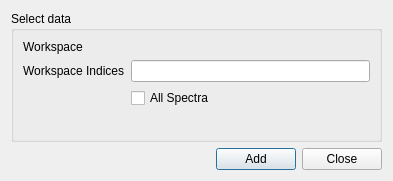
<?xml version="1.0" encoding="UTF-8"?>
<ui version="4.0">
 <class>AddWorkspaceDialog</class>
 <widget class="QDialog" name="AddWorkspaceDialog">
  <property name="geometry">
   <rect>
    <x>0</x>
    <y>0</y>
    <width>393</width>
    <height>181</height>
   </rect>
  </property>
  <property name="windowTitle">
   <string>Indirect Data Selection</string>
  </property>
  <layout class="QVBoxLayout" name="verticalLayout">
   <item>
    <widget class="QGroupBox" name="gbSelectData">
     <property name="title">
      <string>Select data</string>
     </property>
     <layout class="QVBoxLayout" name="verticalLayout_2">
      <item>
       <layout class="QGridLayout" name="loInput">
        <item row="0" column="1">
         <widget class="MantidQt::MantidWidgets::DataSelector" name="dsWorkspace" native="true">
          <property name="ShowGroups" stdset="0">
           <bool>false</bool>
          </property>
          <property name="showLoad" stdset="0">
           <bool>false</bool>
          </property>
          <property name="autoLoad" stdset="0">
           <bool>true</bool>
          </property>
         </widget>
        </item>
        <item row="1" column="0">
         <widget class="QLabel" name="lbWorkspaceIndices">
          <property name="text">
           <string>Workspace Indices</string>
          </property>
         </widget>
        </item>
        <item row="0" column="0">
         <widget class="QLabel" name="lbWorkspace">
          <property name="text">
           <string>Workspace</string>
          </property>
         </widget>
        </item>
        <item row="1" column="1">
         <widget class="QLineEdit" name="leWorkspaceIndices"/>
        </item>
        <item row="2" column="1">
         <widget class="QCheckBox" name="ckAllSpectra">
          <property name="text">
           <string>All Spectra</string>
          </property>
         </widget>
        </item>
       </layout>
      </item>
      <item>
       <spacer name="spacer">
        <property name="orientation">
         <enum>Qt::Vertical</enum>
        </property>
        <property name="sizeHint" stdset="0">
         <size>
          <width>20</width>
          <height>40</height>
         </size>
        </property>
       </spacer>
      </item>
     </layout>
    </widget>
   </item>
   <item>
    <widget class="QFrame" name="frame">
     <layout class="QHBoxLayout" name="horizontalLayout">
      <property name="leftMargin">
       <number>0</number>
      </property>
      <property name="topMargin">
       <number>0</number>
      </property>
      <property name="rightMargin">
       <number>0</number>
      </property>
      <property name="bottomMargin">
       <number>0</number>
      </property>
      <item>
       <spacer name="horizontalSpacer">
        <property name="orientation">
         <enum>Qt::Horizontal</enum>
        </property>
        <property name="sizeHint" stdset="0">
         <size>
          <width>40</width>
          <height>20</height>
         </size>
        </property>
       </spacer>
      </item>
      <item>
       <widget class="QPushButton" name="pbAdd">
        <property name="text">
         <string>Add</string>
        </property>
       </widget>
      </item>
      <item>
       <widget class="QPushButton" name="pbClose">
        <property name="text">
         <string>Close</string>
        </property>
       </widget>
      </item>
     </layout>
    </widget>
   </item>
  </layout>
 </widget>
 <customwidgets>
  <customwidget>
   <class>MantidQt::MantidWidgets::DataSelector</class>
   <extends>QWidget</extends>
   <header>MantidQtWidgets/Common/DataSelector.h</header>
  </customwidget>
 </customwidgets>
 <resources/>
 <connections/>
 <slots>
  <slot>addData()</slot>
  <slot>closeDialog()</slot>
 </slots>
</ui>
